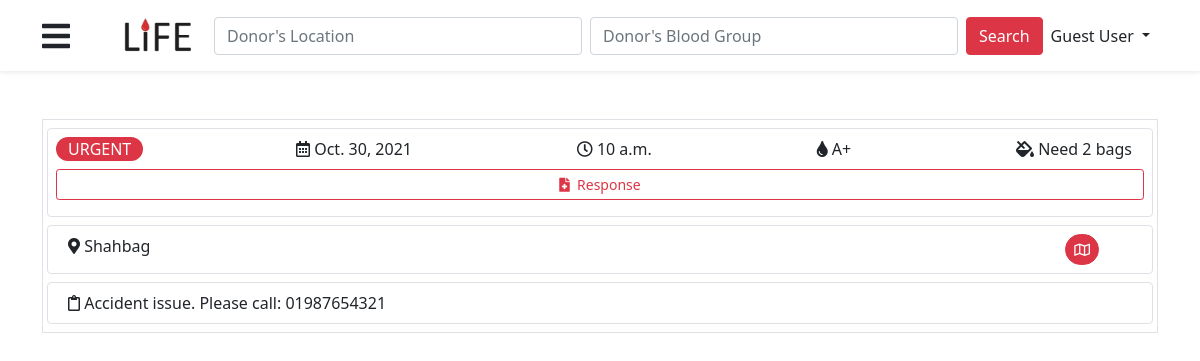
The page /view-post/1 on the database its author committed.
### blood/models.py (models this page shows)
class Post(models.Model):
    BLOOD_GROUP = [
        ('A+', 'A+'),
        ('A-', 'A-'),
        ('B+', 'B+'),
        ('B-', 'B-'),
        ('O+', 'O+'),
        ('O-', 'O-'),
        ('AB+', 'AB+'),
        ('AB-', 'AB-'),
    ]
    NEED = [
        ('whole', 'Whole Blood'),
        ('platelets', 'Blood platelets'),
        ('plasma', 'Blood plasma')
    ]
    user = models.ForeignKey(User, on_delete=models.CASCADE)
    blood_group = models.CharField(max_length=30, choices=BLOOD_GROUP, default='A+')
    need_type = models.CharField(max_length=30, choices=NEED, default='whole')
    amount = models.IntegerField()
    time = models.TimeField()
    date = models.DateField()
    date_created = models.DateTimeField(auto_now_add=True)
    date_updated = models.DateTimeField(auto_now=True)
    location = models.CharField(max_length=264)
    short_note = models.TextField(max_length=264, blank=True)
    map_link = models.URLField(max_length=350)
    blood_managed = models.BooleanField(blank=True, default=False)
    urgent = models.BooleanField(blank=True, default=False)
    thana = models.CharField(max_length=60, blank=True)
    class Meta:
        ordering = ['-date_created']

### blood/views.py (the view)
# urls.py: path('view-post/<id>', views.view_post, name='view_post'),
def view_post(request, id):
    post = Post.objects.get(id=id)
    context = {
        'post': post,
    }
    return render(request, 'blood/response.html', context)

### templates/blood/response.html (shortened to what this page needs)
{% extends 'base.html' %}
{% load social_share %}
{% block content %}
    <div class="mb-3 border py-2 px-3">
        <div class="row border rounded p-2 d-flex justify-content-between">
            {% if post.urgent %}
                <div class="col-auto bg-danger text-white rounded-pill text-uppercase ">Urgent</div>
            {% endif %}
            <div class="col-auto"><i class="far fa-calendar-alt"></i>&nbsp;{{ post.date }}</div>
            <div class="col-auto"><i class="far fa-clock"></i>&nbsp;{{ post.time }}</div>
            <div class="col-auto"><i class="fas fa-tint"></i>&nbsp;{{ post.blood_group }}</div>
            <div class="col-auto"><i class="fas fa-fill-drip"></i>&nbsp;Need {{ post.amount }}&nbsp;bags</div>
            {% if request.user == post.user %}
                <div class="col-auto"><i class="fas fa-fill-drip"></i>&nbsp;Raised {{ total_bags }}&nbsp;bags</div>
            {% else %}
                <a href="{% url 'add_response' post.id %}"
                   class="btn btn-outline-danger btn-sm my-2">
                    <i class="fas fa-file-medical"></i> &nbsp;Response
                </a>
            {% endif %}
        </div>
        <div class="row border rounded p-2 mt-2">
            <div class="col-11"><i class="fas fa-map-marker-alt"></i>&nbsp;{{ post.location }}</div>
            <div class="col-1"><a href="{{ post.map_link }}" class="btn btn-danger btn-sm rounded-pill"
                                  target="_blank" title="Google Map"><i class="far fa-map"></i></a></div>
        </div>
        <div class="row border rounded mt-2 p-2">
            <div class="col-12"><i class="far fa-clipboard"></i>&nbsp;{{ post.short_note }}</div>
        </div>
    </div>
{% endblock %}

### rows shown on the page
Post: date "Oct. 30, 2021", time "10 a.m.", blood_group "A+", amount "2", location "Shahbag", short_note "Accident issue. Please call: 01987654321"
